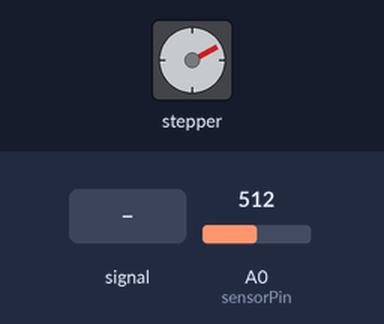
This sketch was run on a simulated Arduino Uno, built with avr-gcc and run on an emulated ATmega328P. On the bench: stepper motor. Inputs (shaded band) come from the test bench; at power-on: A0 (sensorPin) = 512. Stepper angles assume 4096 steps per turn; what the sketch prints to the serial monitor is not drawn.

Above: at 1.2 s.
1.3 s: A0 (sensorPin) fed a 200 Hz sine of ±460 counts around its level
At 1.65 s:
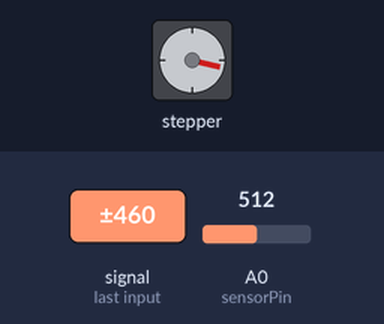
4.3 s: A0 (sensorPin) set to 306
At 4.65 s:
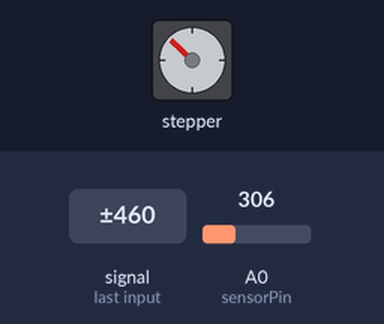
7.3 s: A0 (sensorPin) set to 0
At 7.65 s:
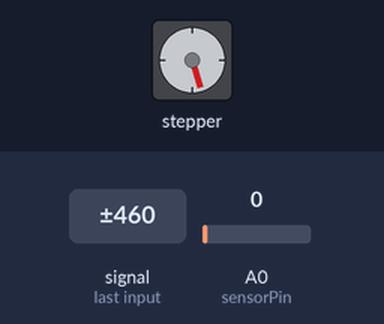
Timing chart, 0 to 16.3 s (numbered marks = the images above; inputs shaded):
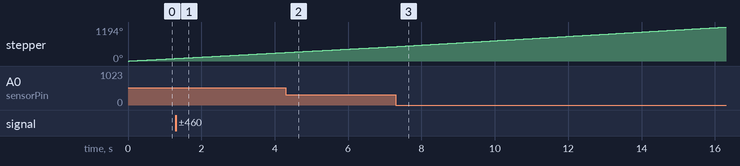

The sketch:

Unistep2_move.ino
```cpp
/*
 * Unistep2 example: move
 *
 * Simple example of stepper enumeration and movement via move(steps).
 * If steps > 0 clockwise, else counter clockwise. Non-blocking.
 *
 * 30Jan18
 * R Sanchez
 *
 * This code is released to the public domain
 *
 */

// include the library
#include <Unistep2.h>

int sensorPin = A0;
int sensorValue = 0;

// Define some steppers and the pins they will use
Unistep2 stepperX(2,3,4,5, 4096, 1000); // pins for IN1, IN2, IN3, IN4, steps per rev, step delay(in micros)
//Unistep2 stepperY(6, 7, 8, 9, 4096, 1000);

void setup()
{
  // Your setup code here
  // The library initializes the pins for you
  Serial.begin(115200);
  Serial.print("Initializing...");
//  stepperX.move(2000);
//  stepperX.run();
}

void loop()
{
  sensorValue = analogRead(sensorPin);
  Serial.println(sensorValue);
  // We need to call run() frequently during loop()
  stepperX.run();
  //stepperY.run();

  // Create random movements for the steppers
  if ( stepperX.stepsToGo() == 0 ){ // If stepsToGo returns 0 the stepper is not moving
    stepperX.move(4000);
  }
//  if ( stepperY.stepsToGo() == 0 ){
//    stepperY.move(random(-4000,4000));
//  }

  // Other code

}
```
